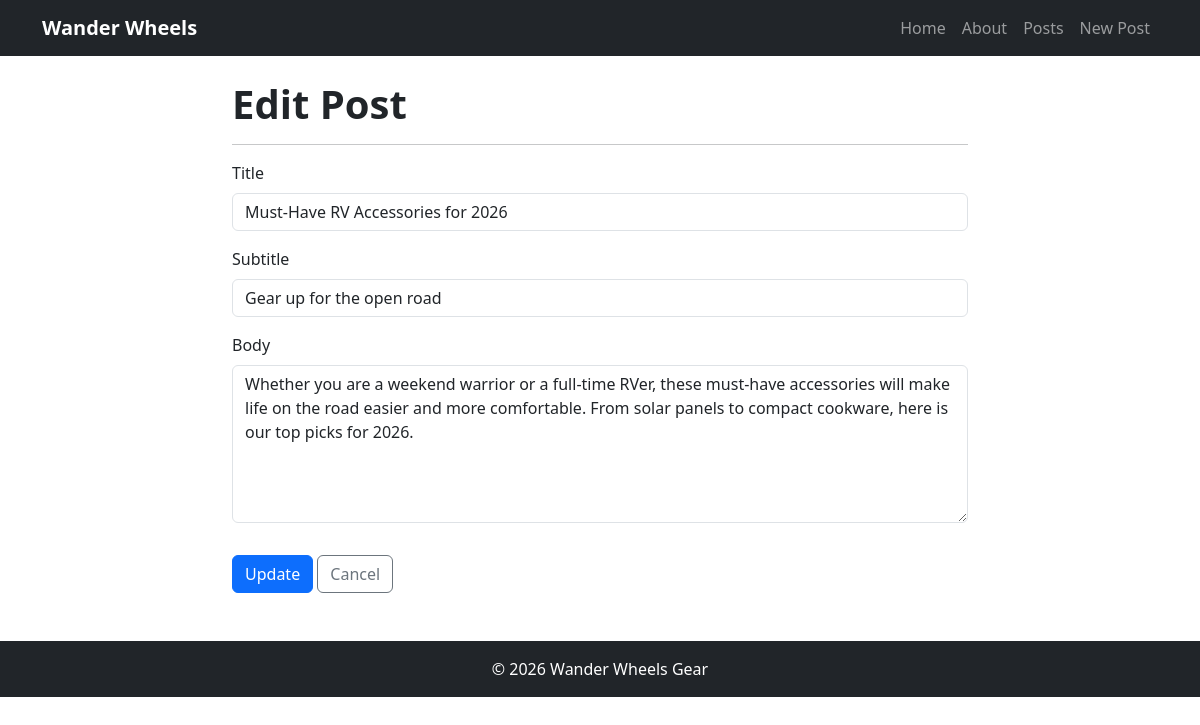
The app's page /posts/edit/4/ with its own data.
### posts/models.py (models this page shows, shortened)
class Post(models.Model): #OOP - Classes and Objects
    title = models.CharField(max_length=128)
    subtitle = models.CharField(max_length=256)
    body = models.TextField()
    created_on = models.DateTimeField(auto_now_add=True)
    author = models.ForeignKey(
        get_user_model(),
        on_delete=models.CASCADE
    )

### posts/views.py (the view)
# urls.py: path('edit/<int:pk>/', PostUpdateView.as_view(), name='post_edit'),
class PostUpdateView(UpdateView): # POST Request -> form (HTML)
    template_name = "posts/edit.html"
    model = Post
    fields = ["title","subtitle","body"]

### templates/posts/edit.html (shortened to what this page needs)
{% extends 'base.html' %}
{% block content %}
<div class="row">
    <div class="col-lg-8 mx-auto">
        <h1 class="display-6 fw-bold mb-3">Edit Post</h1>
        <hr>
        <form method="post">
            <div class="mb-3">
                <label for="{{ form.title.id_for_label }}" class="form-label">Title</label>
                <input type="text" name="title" value="{{ form.title.value }}" class="form-control" id="{{ form.title.id_for_label }}" maxlength="128">
            </div>
            <div class="mb-3">
                <label for="{{ form.subtitle.id_for_label }}" class="form-label">Subtitle</label>
                <input type="text" name="subtitle" value="{{ form.subtitle.value }}" class="form-control" id="{{ form.subtitle.id_for_label }}" maxlength="256">
            </div>
            <div class="mb-3">
                <label for="{{ form.body.id_for_label }}" class="form-label">Body</label>
                <textarea name="body" class="form-control" id="{{ form.body.id_for_label }}" rows="6">{{ form.body.value }}</textarea>
            </div>
            <input type="submit" value="Update" class="btn btn-primary mt-3">
            <a href="{% url 'posts:post_detail' post.id %}" class="btn btn-outline-secondary mt-3">Cancel</a>
        </form>
    </div>
</div>
{% endblock %}

### records on screen
Post: title "Must-Have RV Accessories for 2026", subtitle "Gear up for the open road", body "Whether you are a weekend warrior or a full-time RVer, these must-have accessories will make life on the road easier and more comfortable. From solar panels to compact cookware, here is our top picks for 2026."
